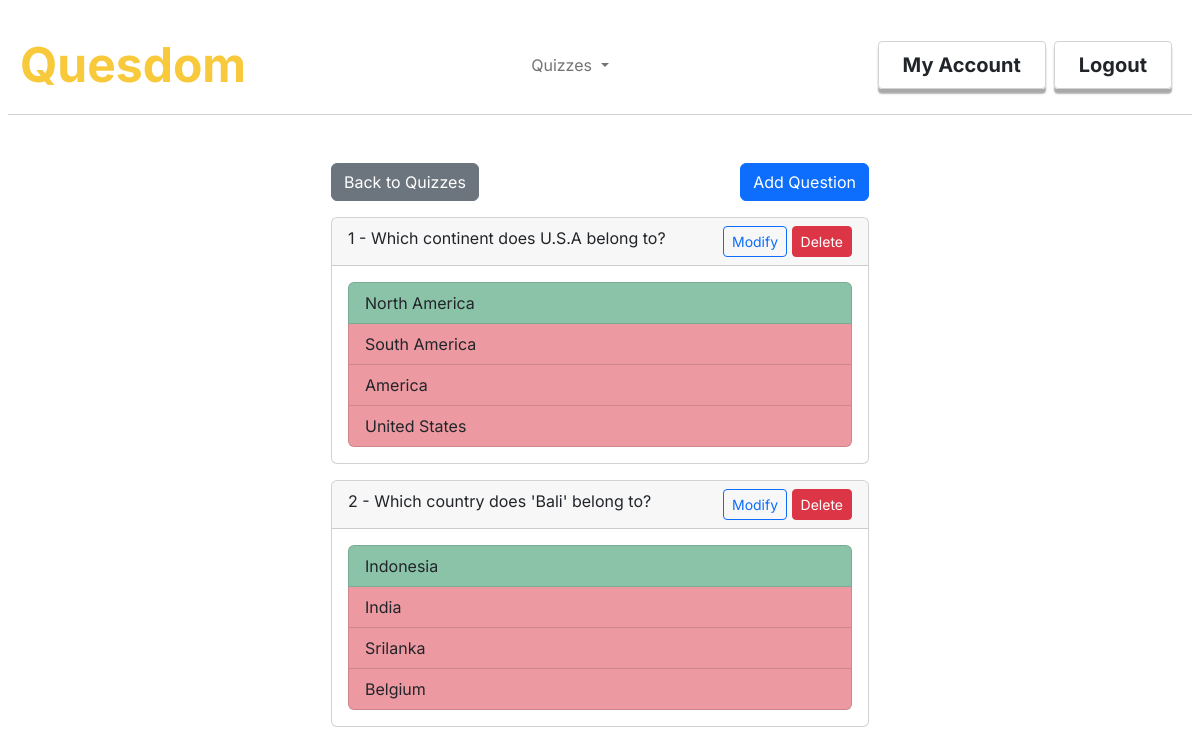
The app's page /indexquestions?quiz_id=1 (signed in), older data.
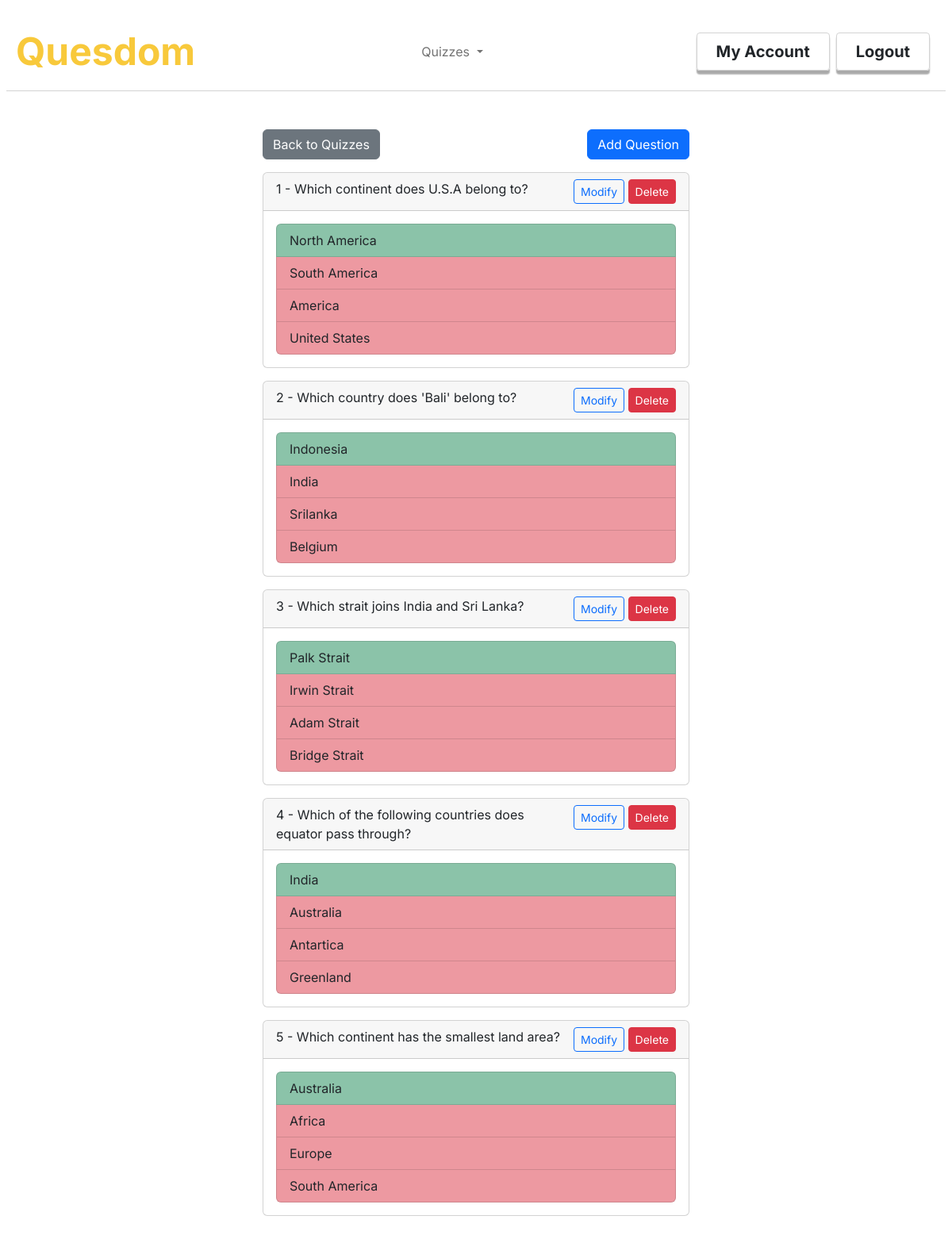
The same page, newer data.
### quesdom/models.py (models this page shows, shortened)
class Questions(db.Model):
    id = db.Column(db.Integer, primary_key = True)
    question_statement = db.Column(db.String(200), nullable = False)
    choice_id = db.Column(db.Integer, db.ForeignKey('choices.id'), unique=True, nullable = False)
    quiz_id = db.Column(db.Integer, db.ForeignKey('quizzes.id'), nullable = False)
    duration = db.Column(db.Integer, nullable = False)
    choices = db.relationship('Choices',backref='choices',lazy=True)

class Choices(db.Model):
    id = db.Column(db.Integer, primary_key = True)
    correct_choice = db.Column(db.String(50), nullable = False)
    incorrect_choice_1 = db.Column(db.String(50), nullable = False)
    incorrect_choice_2 = db.Column(db.String(50), nullable = False)
    incorrect_choice_3 = db.Column(db.String(50), nullable = False)

### quesdom/routes.py (the view)
@app.route('/indexquestions')
@login_required
def indexquestions():
    if not current_user.role == 'Admin':
        flash('You must be an admin to access this page!',category='info')
        return redirect('home')
    if Questions.query.filter_by(quiz_id=request.args.get('quiz_id')).count() == 0:
        flash('This quiz currently has no questions!','info')
        return redirect('indexquiz')
    return render_template('indexquestions.html',title='Question List',questions = Questions.query.filter_by(quiz_id = request.args.get('quiz_id')),choices= Choices.query.all(),quiz_id=request.args.get('quiz_id'))

### quesdom/models.py (called while the page is built)
@login_manager.user_loader
def load_user(user_id):
    return Users.query.get(int(user_id))

### quesdom/templates/indexquestions.html
{%extends "layout.html"%}
{%block content%}
<div class="content-section row gap-3 p-2 pt-md-5 justify-content-center">
    <div class="col-10 col-sm-6 col-md-6">
        <div class="top-buttons d-flex justify-content-between">
            <a class="btn btn-secondary" href="{{url_for('indexquiz')}}">Back to Quizzes</a>
            <a class="btn btn-primary" href="{{url_for('createquestion',quiz_id=quiz_id)}}">Add Question</a>
        </div>
        {%for question in questions%}
        <div class="card my-3">
            <div class="card-header d-flex justify-content-between">
                <span class="question">{{loop.index}} - {{question.question_statement}}</span>
                <span class=" ms-2 buttons text-nowrap">
                    <a class="btn btn-sm btn-outline-primary href="{{url_for('updatequestion',question_id = question.id)}}">Modify</a>
                    <a class="btn btn-sm btn-danger" href="{{url_for('deletequestion',question_id = question.id,quiz_id=question.quiz_id)}}">Delete</a>
                </span>
            </div>
            <div class="card-body">
                    <ul class="list-group">
                        {%for choice in choices%}
                            {%if choice.id == question.choice_id%}
                                <li class="list-group-item bg-success bg-opacity-50">{{choice.correct_choice}}</li>
                                <li class="list-group-item bg-danger bg-opacity-50">{{choice.incorrect_choice_1}}</li>
                                <li class="list-group-item bg-danger bg-opacity-50">{{choice.incorrect_choice_2}}</li>
                                <li class="list-group-item bg-danger bg-opacity-50">{{choice.incorrect_choice_3}}</li>
                            {%endif%}
                        {%endfor%}
                    </ul>
            </div>
        </div>
        {%endfor%}
    </div>
</div>
{% endblock %}

### quesdom/templates/layout.html (shortened to what this page needs)
<!DOCTYPE html>
<html lang="en">
  <head>
    <link rel="stylesheet" href="./static/styles.css"/>
    <link href="https://cdn.jsdelivr.net/npm/bootstrap@5.2.0-beta1/dist/css/bootstrap.min.css" rel="stylesheet">
    <link href="https://cdn.jsdelivr.net/npm/bootstrap@5.2.0-beta1/dist/css/bootstrap.min.css" rel="stylesheet">
  </head>
  <body  style="font-family: Inter;" onload="adjustLoginBtn();">
    <nav class="mt-3 mx-2 navbar navbar-expand-lg">
      <div class="container-fluid">
        <a class="navbar-brand fw-bolder" href="{{url_for('home')}}"><span class="brand-text">Quesdom</span></a>
        <div class="collapse navbar-collapse" id="navbarSupportedContent">
          <ul class="ms-auto navbar-nav me-auto mb-2 mb-lg-0">
            {%if current_user.is_authenticated %}
                      {%if current_user.role == 'Admin'%}
                      <li class="nav-item dropdown py-4 py-sm-0">
                        <a class="text-center nav-link dropdown-toggle" href="#" id="navbarDropdown" role="button" data-bs-toggle="dropdown" aria-expanded="false">
                            Quizzes
                          </a>
                      </li>
                      {%endif%}
          {%endif%}
          </ul>
            {% if current_user.is_authenticated %}
              <div class="login-btn d-flex justify-content-center">
                <a id="login-btn-inner" style=" border: 1px solid lightgrey;" class="fw-bold px-4 py-2  text-dark btn fs-5 rounded-1 me-2" type="button" href="{{url_for('account')}}">My Account</a>
                <a id="login-btn-inner" style=" border: 1px solid lightgrey;" class="fw-bold px-4 py-2 btn text-dark fs-5 rounded-1 me-2" type="button" href="{{url_for('logout')}}">Logout</a>
              </div>
            {%endif%}
      </div>
    </nav>
    <div class="container">
        {%block content%}{%endblock%}
    </div>
  </body>
</html>

### quesdom/static/styles.css (style rules this page uses)
:root { --main-color: rgb(248,201,59); }
.nav-link { border-bottom: 2px solid darkgrey; }
.brand-text { font-size: 3rem; color: var(--main-color); }
#login-btn-inner { transition: 0.2s; box-shadow: 0 0.3rem 0.1rem 0 darkgrey; }
@media (max-width: 1200px) { .nav-link { border-bottom: none; } }
@media (max-width: 1200px) { .navbar { border-bottom: 1px solid lightgrey; } }

Row changes from the older to the newer data that the page shows:
added Questions: question_statement "Which strait joins India and Sri Lanka?"
added Choices: correct_choice "Palk Strait", incorrect_choice_1 "Irwin Strait", incorrect_choice_2 "Adam Strait", incorrect_choice_3 "Bridge Strait", shown under "Which strait joins India and Sri Lanka?"
added Questions: question_statement "Which of the following countries does equator pass through?"
added Choices: correct_choice "India", incorrect_choice_1 "Australia", incorrect_choice_2 "Antartica", incorrect_choice_3 "Greenland", shown under "Which of the following countries does equator pass through?"
added Questions: question_statement "Which continent has the smallest land area?"
added Choices: correct_choice "Australia", incorrect_choice_1 "Africa", incorrect_choice_2 "Europe", incorrect_choice_3 "South America", shown under "Which continent has the smallest land area?"
